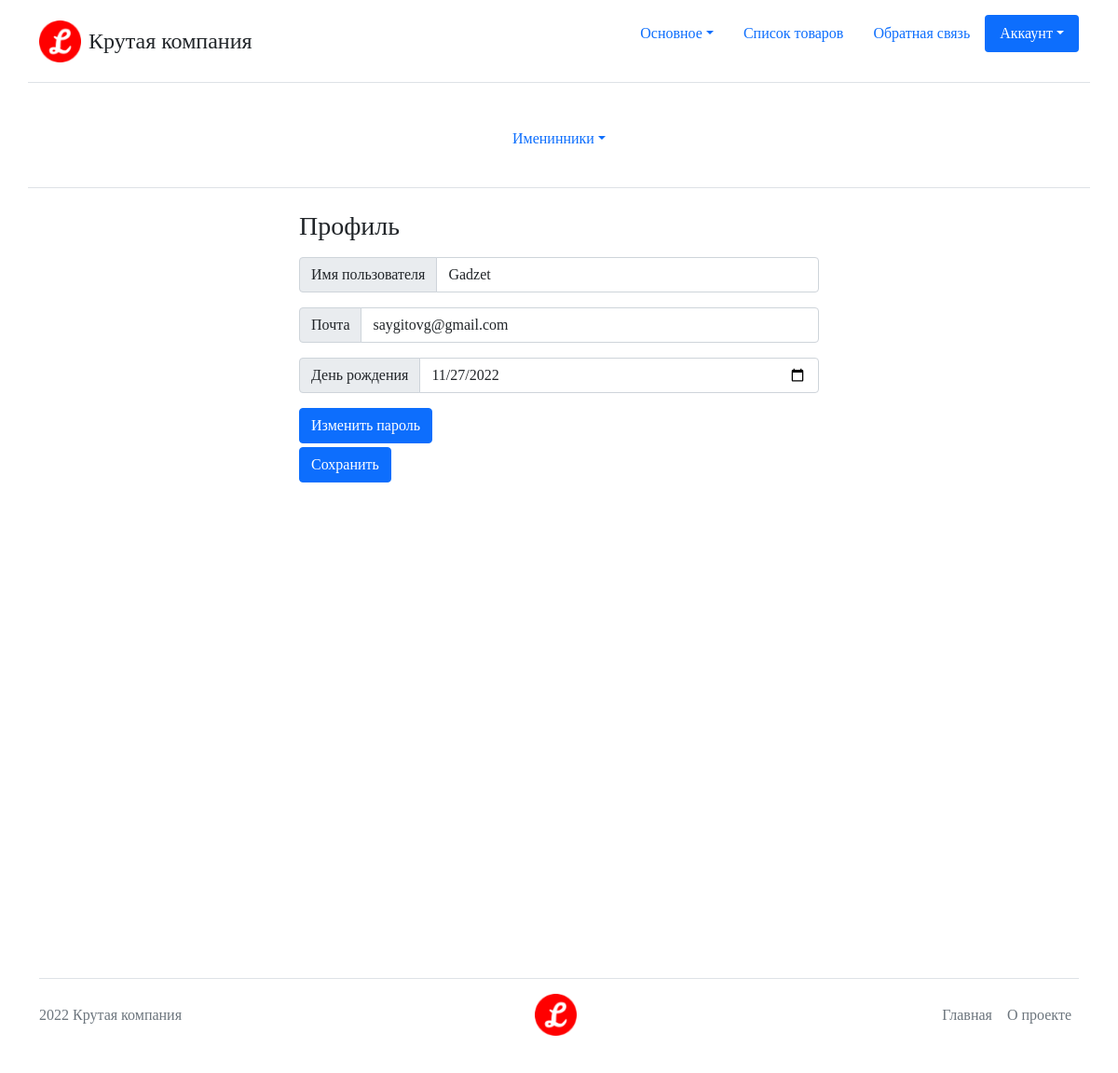
Before: /users/profile/ (signed in) with the older database file.
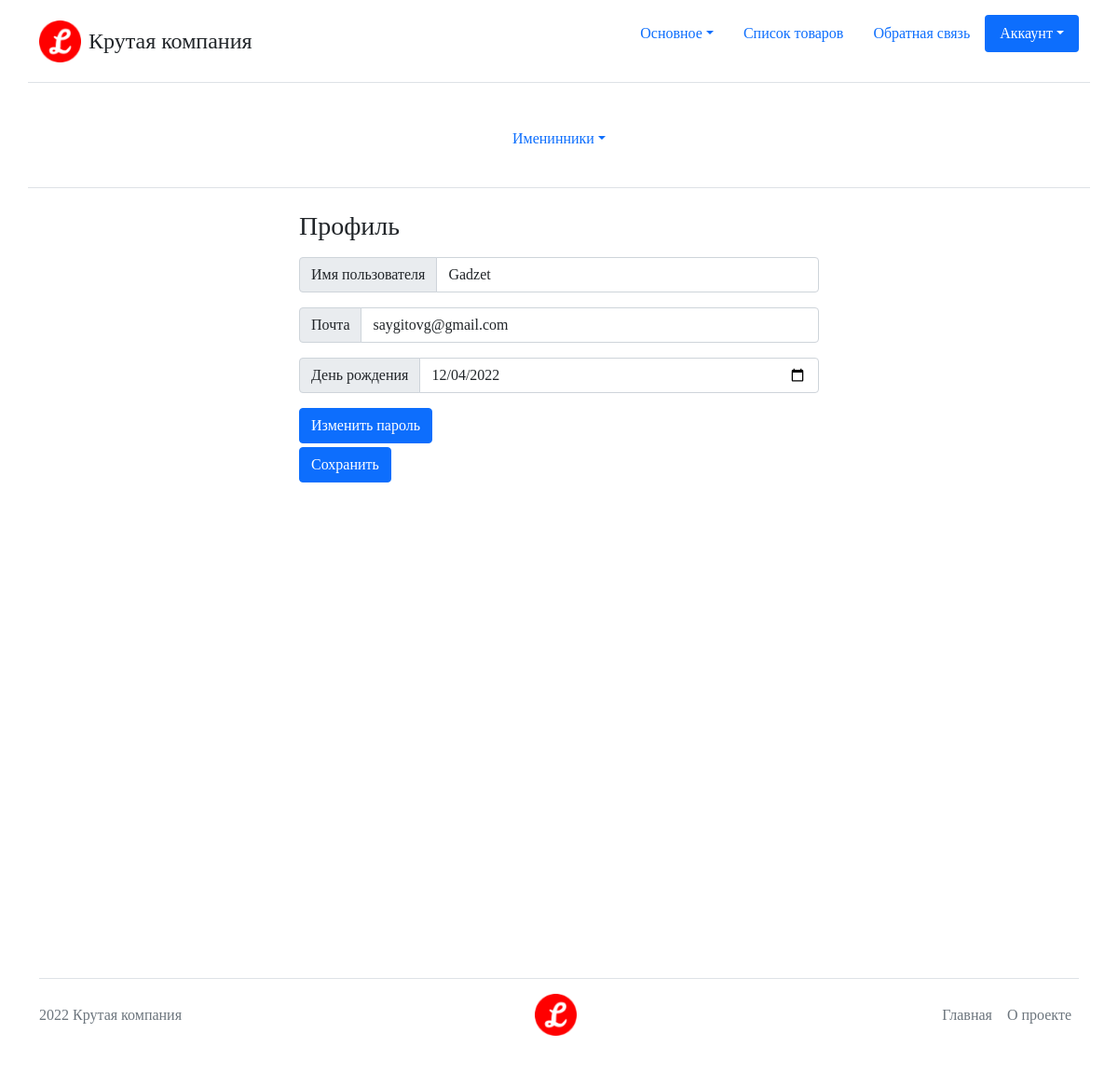
After: the same page with the newer database file.
### Users/models.py (models this page shows, shortened)
class User(AbstractBaseUser, PermissionsMixin):
    email = models.EmailField('Почта', unique=True)
    nickname = models.CharField('Имя пользователя', max_length=50)
    birthday_date = models.DateField('День рождения', null=True, blank=True)
    is_staff = models.BooleanField(
        'Статус персонала', default=False,
        help_text='Определяет доступ пользователя к админ панели',
        )
    is_active = models.BooleanField('Активен', default=True)
    date_joined = models.DateTimeField('Дата регистрации', auto_now_add=True)
    objects = UserManager()
    USERNAME_FIELD = 'email'
    EMAIL_FIELD = 'email'
    REQUIRED_FIELDS = ['nickname']
    class Meta:
        verbose_name = 'пользователь'
        verbose_name_plural = 'пользователи'

### Users/views.py (the view)
# urls.py: path('profile/', views.UpdateUserProfile.as_view(), name='profile'),
class UpdateUserProfile(LoginRequiredMixin, UpdateView):
    model = User
    form_class = Forms.UpdateUserProfileForm
    template_name = 'Users/password_change_form.html'
    success_url = reverse_lazy('users:profile')
    extra_context = {
        'title_name': 'Мой профиль',
        'button_text': 'Сохранить',
        'form_title': 'Профиль',
    }
    def get_object(self):
        return self.request.user

### Users/forms.py
class UpdateUserProfileForm(UserForms.UserChangeForm, FormStyleMixin):
    birthday_date = forms.DateField(
        label='День рождения', widget=forms.TextInput(attrs={'type': 'date'})
        )
    password = None
    class Meta:
        model = User
        fields = ('nickname', 'email', 'birthday_date')

### Core/templatetags/MenuManager.py (called while the page is built)
@register.inclusion_tag('header.html')
def get_main_menu(request):
    menu = []
    for elem in Menus.main_menu:
        user_group = UserGroup.get_user_group(request.user)
        if user_group in elem.can_see or 'all' in elem.can_see:
            elem.is_active = elem.url_name == request.resolver_match.view_name
            if elem.sub_elems:
                for sub_elem in elem.sub_elems:
                    active = (
                        sub_elem.url_name == request.resolver_match.view_name
                        )
                    if active:
                        elem.is_active = True
                        break
            menu.append(elem)
    return {'menu': menu}

    @classmethod
    def get_user_group(cls, user):
        if user.is_authenticated:
            return cls.Auth
        return cls.NotAuth

### templates/Users/password_change_form.html
{% extends 'base_form.html' %}
{% block end_form %}
<a class="btn btn-primary" href="{% url 'users:change_password' %}">Изменить пароль</a>
{% endblock end_form %}

### templates/base_form.html (shortened to what this page needs)
{% extends 'base.html' %}
{% block content %}
<div class="w-50 mx-auto form-row">
    <h3>{{ form_title }}</h3>
    <form method="POST" action="" enctype="multipart/form-data">
        {% for field in form %}
        <div class="my-3">
            <div class="input-group">
                <span class="input-group-text">{{ field.label }}</span>
                {{ field }}
            </div>
        </div>
        {% endfor %}
        <div class="mb-1">
            {% block end_form %}
            {% endblock end_form %}
        </div>
        <button type="submit" class="btn btn-primary">{{ button_text }}</button>
    </form>
</div>
{% endblock content %}

Changed rows visible on the page:
changed User "Gadzet": birthday_date "11/27/2022" → "12/04/2022"
